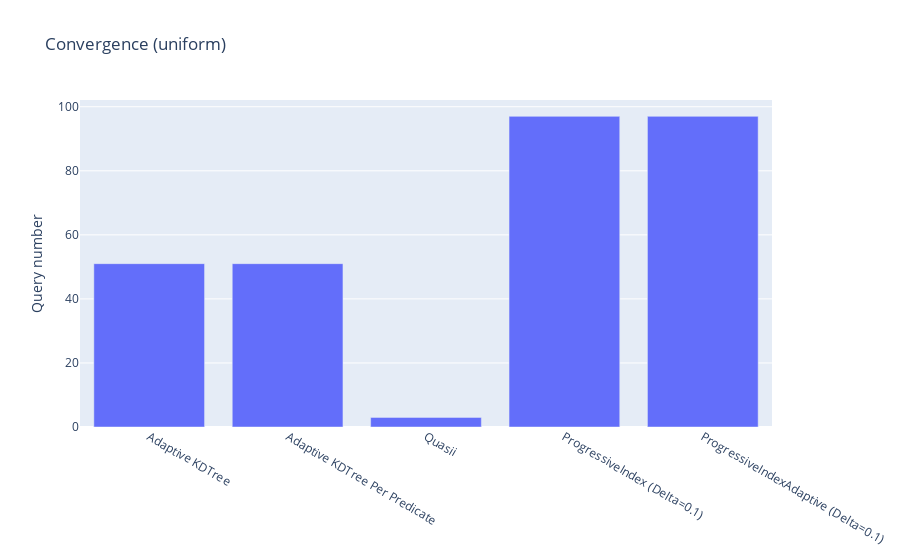

The cell this chart's notebook holds for it:
### Code cell
# experiment = 'power'
# n_rows = '10000000.0'
# n_queries = '3000'
# sel='0.0'

def convergence(values):
    dfs = np.array(values)[:,0]
    names = np.array(values)[:,1]
    fig = go.Figure()

    convergences = []
    for df in dfs:
        c = [i for i, x in enumerate(df['adaptation_time']) if x < 0.001]
        if(len(c) == 0):
            convergences.append(n_queries)
        else:
            convergences.append(c[0])
    
    fig = go.Figure(data=[
        go.Bar(name='Query Number', x=names, y=convergences),
    ])
    fig.update_layout(title=f'Convergence ({experiment})',
                   yaxis_title='Query number')
    fig.show()

convergence([
[read_df(files['CrackingKDTree'], '0.0', '1024', experiment, n_rows, n_queries, n_cols, sel), 'Adaptive KDTree'],
[read_df(files['CrackingKDTreePerDimension'], '0.0', '1024', experiment, n_rows, n_queries, n_cols, sel), 'Adaptive KDTree Per Predicate'],
[read_df(files['Quasii'], '0.0', '1024', experiment, n_rows, n_queries, n_cols, sel), 'Quasii'],
[read_df(files['ProgressiveIndex'], '0.1', '1024', experiment, n_rows, n_queries, n_cols, sel), 'ProgressiveIndex (Delta=0.1)'],
# [read_df(files['ProgressiveIndex'], '0.2', '1024', experiment, n_rows, n_queries, n_cols, sel), 'ProgressiveIndex (Delta=0.2)'],
# [read_df(files['ProgressiveIndex'], '0.5', '1024', experiment, n_rows, n_queries, n_cols, sel), 'ProgressiveIndex (Delta=0.5)'],
[read_df(files['ProgressiveIndexAdaptive'], '0.1', '1024', experiment, n_rows, n_queries, n_cols, sel), 'ProgressiveIndexAdaptive (Delta=0.1)'],
# [read_df(files['ProgressiveIndexAdaptive'], '0.2', '1024', experiment, n_rows, n_queries, n_cols, sel), 'ProgressiveIndexAdaptive (Delta=0.2)'],
# [read_df(files['ProgressiveIndexAdaptive'], '0.5', '1024', experiment, n_rows, n_queries, n_cols, sel), 'ProgressiveIndexAdaptive (Delta=0.5)'],
])

### Figure 1 — Plotly figure (JSON) as saved in the notebook; plotly's stock layout.template omitted (floating-point values rounded to 4 significant figures)
{"data": [{"name": "Query Number", "type": "bar", "x": ["Adaptive KDTree", "Adaptive KDTree Per Predicate", "Quasii", "ProgressiveIndex (Delta=0.1)", "ProgressiveIndexAdaptive (Delta=0.1)"], "y": [51, 51, 3, 97, 97]}], "layout": {"title": {"text": "Convergence (uniform)"}, "yaxis": {"title": {"text": "Query number"}}}}
